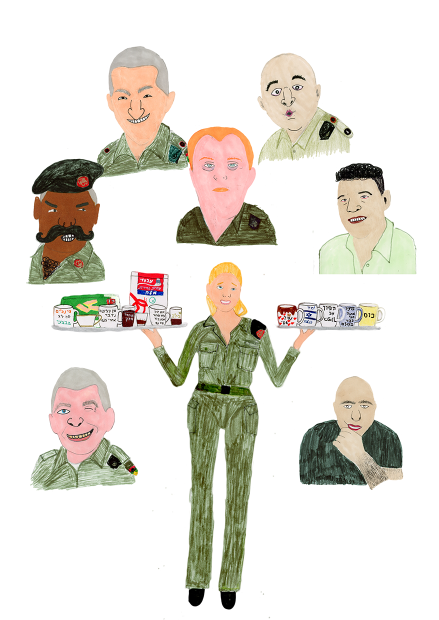
#> input picture images/להכין קפה.png, 877 x 1240 px, found by its file name (shown at 1/2 size); its folder holds 4 pictures in this run
$ python optimize_images.py
#> lines starting #> are read from the running program, lines starting #| are printed output that depends on the picture
"""Build web-sized WebP copies of the artworks in images/.

Run from the repo root:  python3 tools/optimize_images.py
Writes images/web/<slug>.webp (large) and <slug>-sm.webp (grid size),
then prints the <figure> markup to paste into portfolio/index.html.
"""
from pathlib import Path
from PIL import Image

SRC = Path("images")
OUT = SRC / "web"
LARGE, SMALL = 1800, 760  # longest side / width, in px

# Original file (title) -> URL-safe slug, in gallery order.
WORKS = [
    ("להכין קפה", "making-coffee"),
    ("אווזי הבר", "wild-geese"),
    ("השועל והחסידה", "fox-and-stork"),
    ("לובשת הזברה פיג׳מה", "zebra-pajamas"),
    ("מגן היצורים קול קורא", "creature-guardian"),
    ("מלון הילברט", "hilbert-hotel"),
    ("נמרים", "tigers"),
    ("סרטן השד גדל בזמן השינה", "growing-while-sleeping"),
    ("קופים", "monkeys"),
    ("קופים משחקים", "monkeys-playing"),
    ("שועלי פנרוז A4", "penrose-foxes"),
    ("פיל", "elephant"),
    ("גברת עם סלים", "lady-with-baskets"),
]


def flatten(im):
    if im.mode in ("RGBA", "LA", "P"):
        im = im.convert("RGBA")
        bg = Image.new("RGBA", im.size, (255, 255, 255, 255))
        bg.alpha_composite(im)
        return bg.convert("RGB")
    return im.convert("RGB")


def main():
    OUT.mkdir(exist_ok=True)
    for title, slug in WORKS:
        im = flatten(Image.open(SRC / f"{title}.png"))
#> in flatten, returned value is the input picture: PIL image 877x1240 RGB; mean R, G, B 228.3, 224.8, 216.6
        big = im.copy()
        big.thumbnail((LARGE, LARGE), Image.LANCZOS)
        big.save(OUT / f"{slug}.webp", quality=86, method=6)
        small = im.copy()
        small.thumbnail((SMALL, SMALL * 4), Image.LANCZOS)
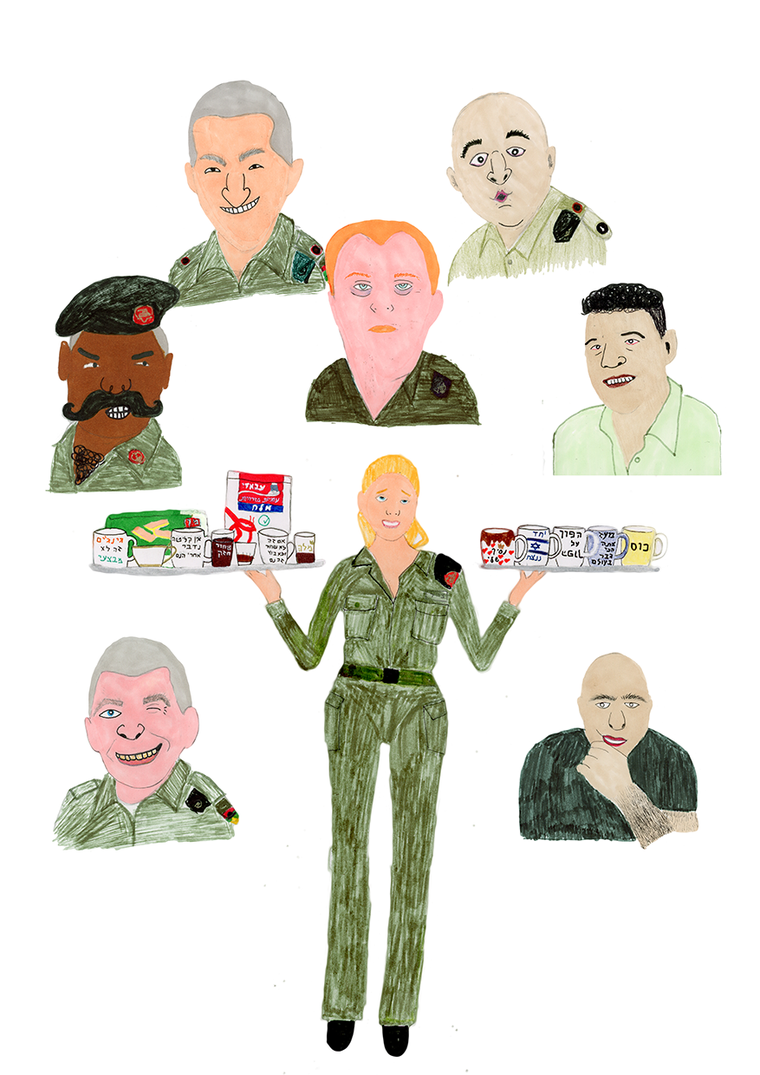
#> small: PIL image 760x1075 RGB; mean R, G, B 228.3, 224.7, 216.6
        small.save(OUT / f"{slug}-sm.webp", quality=82, method=6)
        title_clean = title.replace(" A4", "")
        print(
            f'      <figure class="work" style="--r:{big.width / big.height:.3f}">\n'
            f'        <a href="/images/web/{slug}.webp" data-title="{title_clean}">\n'
            f'          <img src="/images/web/{slug}-sm.webp" srcset="/images/web/{slug}-sm.webp {small.width}w, /images/web/{slug}.webp {big.width}w"\n'
            f'               sizes="(max-width: 700px) 92vw, 40vw" width="{big.width}" height="{big.height}" loading="lazy" decoding="async" alt="{title_clean}">\n'
            f'        </a>\n'
            f'        <figcaption>{title_clean}</figcaption>\n'
            f'      </figure>'
        )
#|       <figure class="work" style="--r:0.707">
#|         <a href="/images/web/making-coffee.webp" data-title="להכין קפה">
#|           <img src="/images/web/making-coffee-sm.webp" srcset="/images/web/making-coffee-sm.webp 760w, /images/web/making-coffee.webp 877w"
#|                sizes="(max-width: 700px) 92vw, 40vw" width="877" height="1240" loading="lazy" decoding="async" alt="להכין קפה">
#|         </a>
#|         <figcaption>להכין קפה</figcaption>
#|       </figure>


if __name__ == "__main__":
#> (the run stopped early here; a loop or call above may not have finished)
